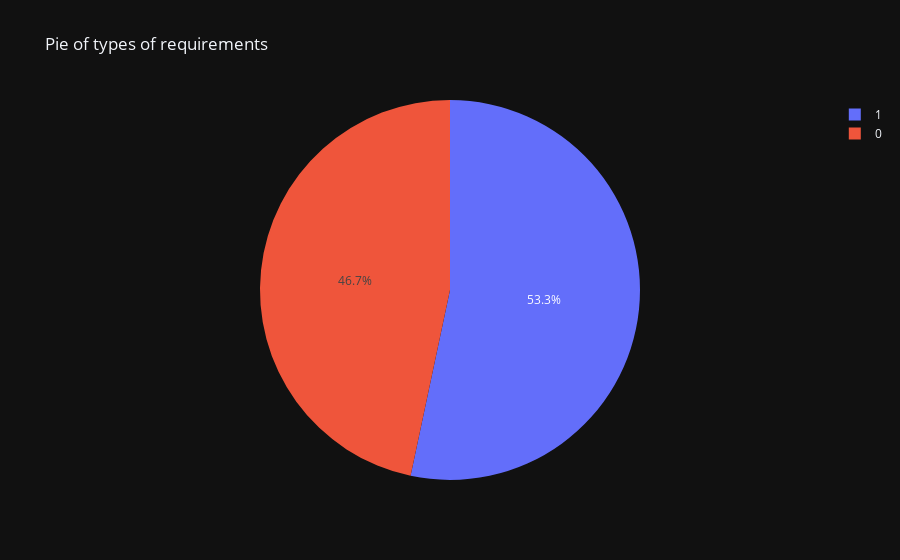

Here is the notebook cell this chart was saved with:
### Markdown cell above
data set is small and not balanced to write a model to predict all the types of requirements. but its enough and balanced to predict if type is functional or non-functional

### Code cell
df['Type'] = df['Type'].apply(lambda x: 1 if x == 'FR' or x == 'F' else 0)
fig = px.pie(df, names='Type', title ='Pie of types of requirements')
fig.show()

### Figure 1 — Plotly figure (JSON) as saved in the notebook; plotly's stock layout.template omitted (floating-point values rounded to 4 significant figures; data arrays with more than 128 entries replaced by an {"elided": "..."} marker saying what was removed)
{"data": [{"domain": {"x": [0.0, 1.0], "y": [0.0, 1.0]}, "hovertemplate": "Type=%{label}<extra></extra>", "labels": {"elided": "977 int values"}, "legendgroup": "", "name": "", "showlegend": true, "type": "pie"}], "layout": {"legend": {"tracegroupgap": 0}, "title": {"text": "Pie of types of requirements"}}}
